Frame 1 (no input): blank canvas, image omitted
Frame 60 (the mouse pressed at the canvas centre just before this capture): blank canvas, image omitted
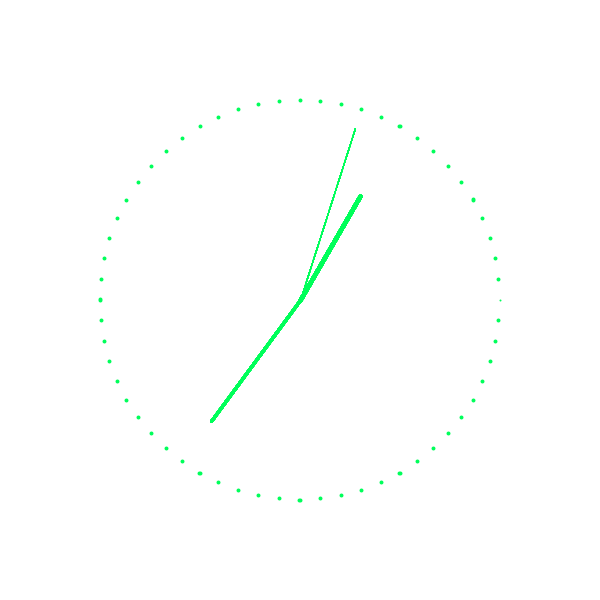
Frame 120 (the mouse held since frame 60 and released just before this capture)

The Processing sketch whose frames 1 and 60 were blank and that drew this single picture after the mouse press (run headless with seeded random() and noise(); from frame 60 on, the mouse is pressed at the canvas centre):

// Processing sketch: clock
// ── clock.pde
int cx, cy;
void setup() {
  size(600, 600);
  strokeWeight(4);
  colorMode(HSB);
}

void draw() {
 
  
  background(255);
 
  strokeWeight(2);
  translate(width/2, height/2);
  beginShape(POINTS);
  stroke(mouseX/3, mouseY, mouseX, mouseY);
  for (int a = 0; a < 360; a+=6) {
    float angle = radians(a);
    float x = cx + cos(angle) * 200;
    float y = cy + sin(angle) * 200;
    vertex(x, y); 

  pushMatrix();
  rotate(map(second(), 0, 60, 0, TWO_PI));
  strokeWeight(1);
  line(0, 0, 0, -180);
  popMatrix();

  pushMatrix();
  rotate(map(minute(), 0, 60, 0, TWO_PI));
  strokeWeight(3);
  line(0, 0, 0, -150);
  popMatrix();
  
  pushMatrix();
  int hour = hour();
  if (hour > 12) {
    hour -= 12;
  }
  rotate(map(hour(), 0, 12, 0, TWO_PI));
  strokeWeight(4);
  line(0, 0, 0, -120);
  popMatrix();
  
  }
  
}
